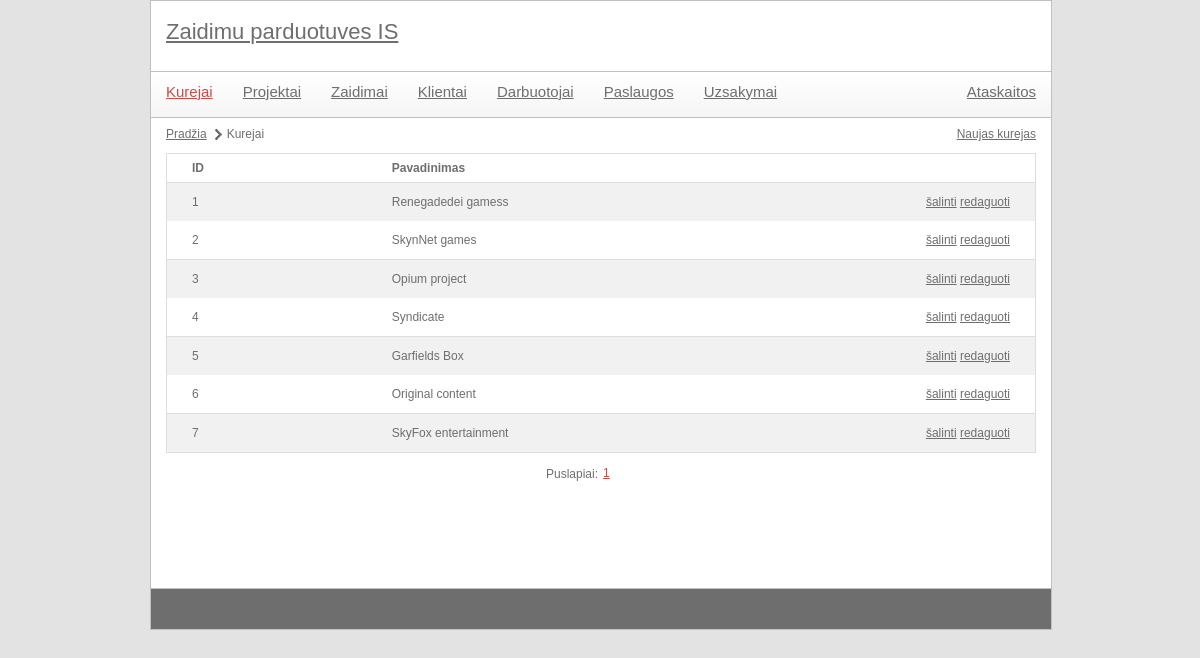
The app's page /index.php?module=creator&action=list with its own data.
### tables this page shows
CREATE TABLE `kurejai` (
  `pavadinimas` varchar(20) NOT NULL,
  `id` int(11) NOT NULL
);

### index.php (called while the page is built, shortened)
<?php
	include 'utils/mysql.class.php';
	$module = '';
	if(isset($_GET['module'])) {
		$module = mysql::escape($_GET['module']);
	}
	$action = '';
	if(isset($_GET['action'])) {
		$action = mysql::escape($_GET['action']);
	}
	$actionFile = "";
	if(!empty($module) && !empty($action)) {
		$actionFile = "controls/{$module}_{$action}.php";
	}
	include 'templates/main.tpl.php';
?>

### utils/mysql.class.php (called while the page is built, shortened)
<?php
class mysql {
    protected static $connection;
    public static function connect() {
		if(!isset(self::$connection)) {
            self::$connection = new mysqli(config::DB_SERVER, config::DB_USERNAME, config::DB_PASSWORD, config::DB_NAME);
        }
        return self::$connection;
    }
    public static function query($query) {
        $connection = mysql::connect();
        $result = $connection->query($query);
        return $result;
    }
    public static function select($query) {
        $rows = array();
        $result = mysql::query($query);
        while ($row = $result->fetch_assoc()) {
            $rows[] = $row;
        }
        return $rows;
    }
	public static function escape($field) {
		$connection =  mysql::connect();
		return mysqli_real_escape_string($connection, $field);
	}
}

### controls/creator_list.php (called while the page is built)
<?php
include 'libraries/creators.class.php';
$brandsObj = new creators();
$elementCount = $brandsObj->getBrandListCount();
include 'utils/paging.class.php';
$paging = new paging(config::NUMBER_OF_ROWS_IN_PAGE);
$paging->process($elementCount, $pageId);
$data = $brandsObj->getBrandList($paging->size, $paging->first);
include 'templates/creator_list.tpl.php';
?>

### utils/paging.class.php (called while the page is built, shortened)
<?php
class paging {
	public $size;
	public function __construct($rowsPerPage) {
		$this->size = $rowsPerPage;
	}
	public function process($total, $currentPage) {
		$this->first = ($currentPage - 1) * $this->size;
	}
}
?>

### libraries/creators.class.php (called while the page is built, shortened)
<?php
class creators {
	private $kurejai_lentele = '';
	public function __construct() {
		$this->kurejai_lentele = config::DB_PREFIX . 'kurejai';
	}
	public function getBrandList($limit = null, $offset = null) {
		$limitOffsetString = "";
		if(isset($limit)) {
			$limitOffsetString .= " LIMIT {$limit}";
			if(isset($offset)) {
				$limitOffsetString .= " OFFSET {$offset}";
			}
		}
		$query = "  SELECT *
					FROM {$this->kurejai_lentele}{$limitOffsetString}";
		$data = mysql::select($query);
		return $data;
	}
}

### templates/creator_list.tpl.php (the view, shortened to what this page needs)
<ul id="pagePath">
	<li><a href="index.php">Pradžia</a></li>
	<li>Kurejai</li>
</ul>
<div id="actions">
	<a href='index.php?module=<?php echo $module; ?>&action=create'>Naujas kurejas</a>
</div>
<table class="listTable">
	<tr>
		<th>ID</th>
		<th>Pavadinimas</th>
		<th></th>
	</tr>
	<?php
		foreach($data as $key => $val) {
			echo
				"<tr>"
					. "<td>{$val['id']}</td>"
					. "<td>{$val['pavadinimas']}</td>"
					. "<td>"
						. "<a href='#' onclick='showConfirmDialog(\"{$module}\", \"{$val['id']}\"); return false;' title=''>šalinti</a>&nbsp;"
						. "<a href='index.php?module={$module}&action=edit&id={$val['id']}' title=''>redaguoti</a>"
					. "</td>"
				. "</tr>";
		}
	?>
</table>
<?php
	include 'templates/paging.tpl.php';
?>

### templates/main.tpl.php (shortened to what this page needs)
<!DOCTYPE html PUBLIC "-//W3C//DTD XHTML 1.0 Transitional//EN" "http://www.w3.org/TR/xhtml1/DTD/xhtml1-transitional.dtd">
<html>
	<head>
		<link rel="stylesheet" type="text/css" href="scripts/datetimepicker/jquery.datetimepicker.css" media="screen" />
		<link rel="stylesheet" type="text/css" href="style/main.css" media="screen" />
	</head>
	<body>
		<div id="body">
			<div id="header">
				<h3 id="slogan"><a href="index.php">Zaidimu parduotuves IS</a></h3>
			</div>
			<div id="content">
				<div id="topMenu">
					<ul class="float-left">
                                                <li><a href="index.php?module=creator&action=list" title="Kurejai"<?php if($module == 'creator') { echo 'class="active"'; } ?>>Kurejai</a></li>
                                                <li><a href="index.php?module=project&action=list" title="Projektai"<?php if($module == 'project') { echo 'class="active"'; } ?>>Projektai</a></li>
                                                <li><a href="index.php?module=game&action=list" title="Zaidimai"<?php if($module == 'game') { echo 'class="active"'; } ?>>Zaidimai</a></li>
                                                <li><a href="index.php?module=customer&action=list" title="Klientai"<?php if($module == 'customer') { echo 'class="active"'; } ?>>Klientai</a></li>
                                                <li><a href="index.php?module=employee&action=list" title="Darbuotojai"<?php if($module == 'employee') { echo 'class="active"'; } ?>>Darbuotojai</a></li>
                                                <li><a href="index.php?module=service&action=list" title="Paslaugos"<?php if($module == 'service') { echo 'class="active"'; } ?>>Paslaugos</a></li>
						<li><a href="index.php?module=order&action=list" title="Uzsakymai"<?php if($module == 'order') { echo 'class="active"'; } ?>>Uzsakymai</a></li>
					</ul>
					<ul class="float-right">
						<li><a href="index.php?module=report&action=list" title="Ataskaitos"<?php if($module == 'report') { echo 'class="active"'; } ?>>Ataskaitos</a></li>
					</ul>
				</div>
				<div id="contentMain">
					<?php
						if(file_exists($actionFile)) {
							include $actionFile;
						}
					?>
				</div>
			</div>
			<div id="footer">
			</div>
		</div>
	</body>
</html>

### templates/paging.tpl.php
<div id="pagingLabel">
	Puslapiai:
</div>
<ul id="paging">
	<?php foreach ($paging->data as $key => $value) {
		$activeClass = "";
		if($value['isActive'] == 1) {
			$activeClass = " class='active'";
		}
		echo "<li{$activeClass}><a href='index.php?module={$module}&action=list&page={$value['page']}' title=''>{$value['page']}</a></li>";
	} ?>
</ul>

### style/main.css (style rules this page uses)
body { color: #6e6e6e; font-family: Verdana, Geneva, sans-serif; font-size: 12px; background-color: #e3e3e3; width: 900px; margin: 0px auto; }
a { color: #6e6e6e; }
.float-left { float: left; }
.float-right { float: right; }
#header { width: 900px; height: 70px; background-color: #fff; border: 1px solid #c0c0c0; float: left; }
#slogan { margin: 20px 0px 0px 15px; color: #E3564F; font-size: 22px; }
#content { width: 900px; background-color: #fff; border-left: 1px solid #c0c0c0; border-right: 1px solid #c0c0c0; float: left; }
#topMenu { width: 900px; height: 45px; border-bottom: 1px solid #c0c0c0; float: left; background: -webkit-linear-gradient(#fff, #f5f5f5); background: -o-linear-gradient(#fff, #f5f5f5); background: -moz-linear-gradient(#fff, #f5f5f5); background: linear-gradient(#fff, #f5f5f5); }
#topMenu li { float: left; list-style: none; margin: 12px 15px 12px 15px; }
#topMenu li a { font-size: 15px; }
#topMenu li a.active, #paging li.active a { color: #ca4c44; }
#contentMain { width: 870px; min-height: 470px; float: left; padding-left: 15px; padding-right: 15px; }
#contentMain table { margin-top: 3px; width: 100%; border-collapse: collapse; border: 1px solid #ddd; }
#contentMain table th { text-align: left; padding: 8px 25px; font-weight: bold; }
#contentMain table th:last-child { width: 40px; }
#contentMain table th:first-child { border-top-left-radius: 5px; moz-border-top-left-radius: 5px; }
#contentMain table th:last-child { border-top-right-radius: 5px; moz-border-top-right-radius: 5px; }
#contentMain table.listTable tr:nth-child(even) { background-color: #f1f1f1; }
#contentMain table td { padding: 8px 25px; text-align: center; line-height: 22px; text-align: left; }
#contentMain table tr:last-child td:first-child { border-bottom-left-radius: 5px; moz-border-bottom-left-radius: 5px; }
#contentMain table tr:last-child td:last-child { border-bottom-right-radius: 5px; moz-border-bottom-right-radius: 5px; }
#contentMain table.listTable tr:nth-child(odd) { background-color: #fff; border-bottom: 1px solid #ddd; }
#contentMain #pagePath { margin: 10px 0px 10px 0px; display: block; float: left; }
#contentMain #pagePath li { float: left; display: block; margin-right: 5px; background: url(images/page-path-separator.png) center right no-repeat; padding-right: 15px; }
#contentMain #pagePath li:last-child { background: none; }
#contentMain #actions { float: right; margin: 10px 0px 0px 0px; }
#contentMain #actions a { margin-left: 7px; }
#footer { width: 900px; height: 40px; border: 1px solid #c0c0c0; float: left; background-color: #6E6E6E; color: #fff; }
#pagingLabel { float: left; margin: 15px 5px 17px 380px; }
#paging { margin-top: 14px; float: left; }
#paging li { float: left; margin-right: 5px; }

### records on screen
kurejai: id "1", pavadinimas "Renegadedei gamess"
kurejai: id "2", pavadinimas "SkynNet games"
kurejai: id "3", pavadinimas "Opium project"
kurejai: id "4", pavadinimas "Syndicate"
kurejai: id "5", pavadinimas "Garfields Box"
kurejai: id "6", pavadinimas "Original content"
kurejai: id "7", pavadinimas "SkyFox entertainment"

### other values on screen
$value['page'] "1"
